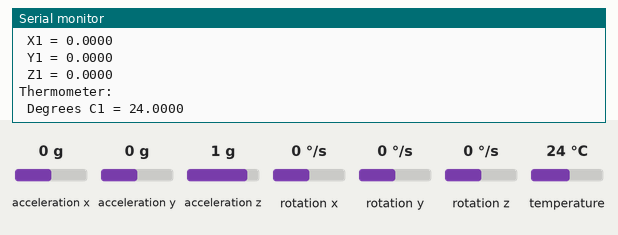
A sketch run on a simulated Arduino Uno, built with avr-gcc and run on an emulated ATmega328P. Parts: the last lines printed to the serial monitor. The inputs (shaded band) are chosen by the test bench; at power-on: acceleration x 0 g, acceleration y 0 g, acceleration z 1 g, rotation x 0 °/s, rotation y 0 °/s, temperature 24 °C, rotation z 0 °/s.

Above: at 1.2 s.
1.3 s: acceleration x set to -1.4 g
At 1.3 s:
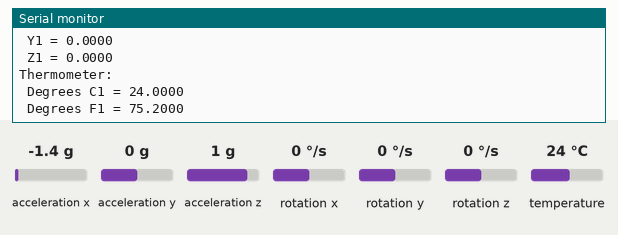
2.8 s: acceleration y set to -1.4 g
4.3 s: acceleration z set to -1.4 g
5.8 s: rotation x set to -192 °/s
7.3 s: rotation y set to -192 °/s
8.8 s: temperature set to 41 °C
At 10.6 s:
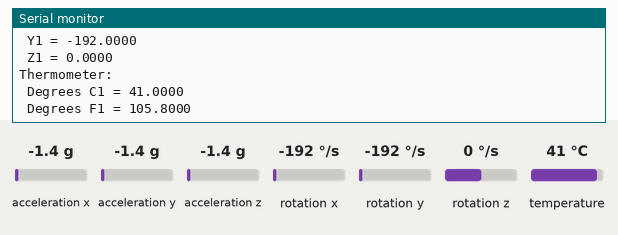

Measured:
- after the input at 8.8 s, the serial monitor: prints a new line after 1.0 s (image 2)

The sketch:

Accelerometre.ino
```cpp
/*****************************************************************************/
//  HighLevelExample.ino
//  Hardware:      Grove - 6-Axis Accelerometer&Gyroscope
//	Arduino IDE:   Arduino-1.65
//	Author:	       Lambor
//	Date: 	       Oct,2015
//	Version:       v1.0
//
//  Modified by:
//  Data:
//  Description:
//
//	by www.seeedstudio.com
//
//  This library is free software; you can redistribute it and/or
//  modify it under the terms of the GNU Lesser General Public
//  License as published by the Free Software Foundation; either
//  version 2.1 of the License, or (at your option) any later version.
//
//  This library is distributed in the hope that it will be useful,
//  but WITHOUT ANY WARRANTY; without even the implied warranty of
//  MERCHANTABILITY or FITNESS FOR A PARTICULAR PURPOSE.  See the GNU
//  Lesser General Public License for more details.
//
//  You should have received a copy of the GNU Lesser General Public
//  License along with this library; if not, write to the Free Software
//  Foundation, Inc., 51 Franklin St, Fifth Floor, Boston, MA  02110-1301  USA
//
/*******************************************************************************/

#include "SparkFunLSM6DS3.h"
#include "Wire.h"

//Create a instance of class LSM6DS3
LSM6DS3 myIMU(I2C_MODE, 0x6A);    //I2C device address 0x6A

void setup() {
    // put your setup code here, to run once:
    Serial.begin(9600);
    Serial.println("Accelerometre");
    //Call .begin() to configure the IMUs
    if (myIMU.begin() != 0) {
        Serial.println("Device error");
    } else {
        Serial.println("Device OK!");
    }
}

void loop() {
    //Accelerometer
    //Serial.print("\nAccelerometer:\n");
    //Serial.print(" X1 = ");
    Serial.print(myIMU.readFloatAccelX(), 4);
    //Serial.print(" Y1 = ");
    Serial.print(" ");
    Serial.print(myIMU.readFloatAccelY(), 4);
    //Serial.print(" Z1 = ");
    Serial.print(" ");
    Serial.print(myIMU.readFloatAccelZ(), 4);

    //Gyroscope
    Serial.print("\nGyroscope:\n");
    Serial.print(" X1 = ");
    Serial.println(myIMU.readFloatGyroX(), 4);
    Serial.print(" Y1 = ");
    Serial.println(myIMU.readFloatGyroY(), 4);
    Serial.print(" Z1 = ");
    Serial.println(myIMU.readFloatGyroZ(), 4);

    //Thermometer
    Serial.print("\nThermometer:\n");
    Serial.print(" Degrees C1 = ");
    Serial.println(myIMU.readTempC(), 4);
    Serial.print(" Degrees F1 = ");
    Serial.println(myIMU.readTempF(), 4);

    delay(1000);
}
```
